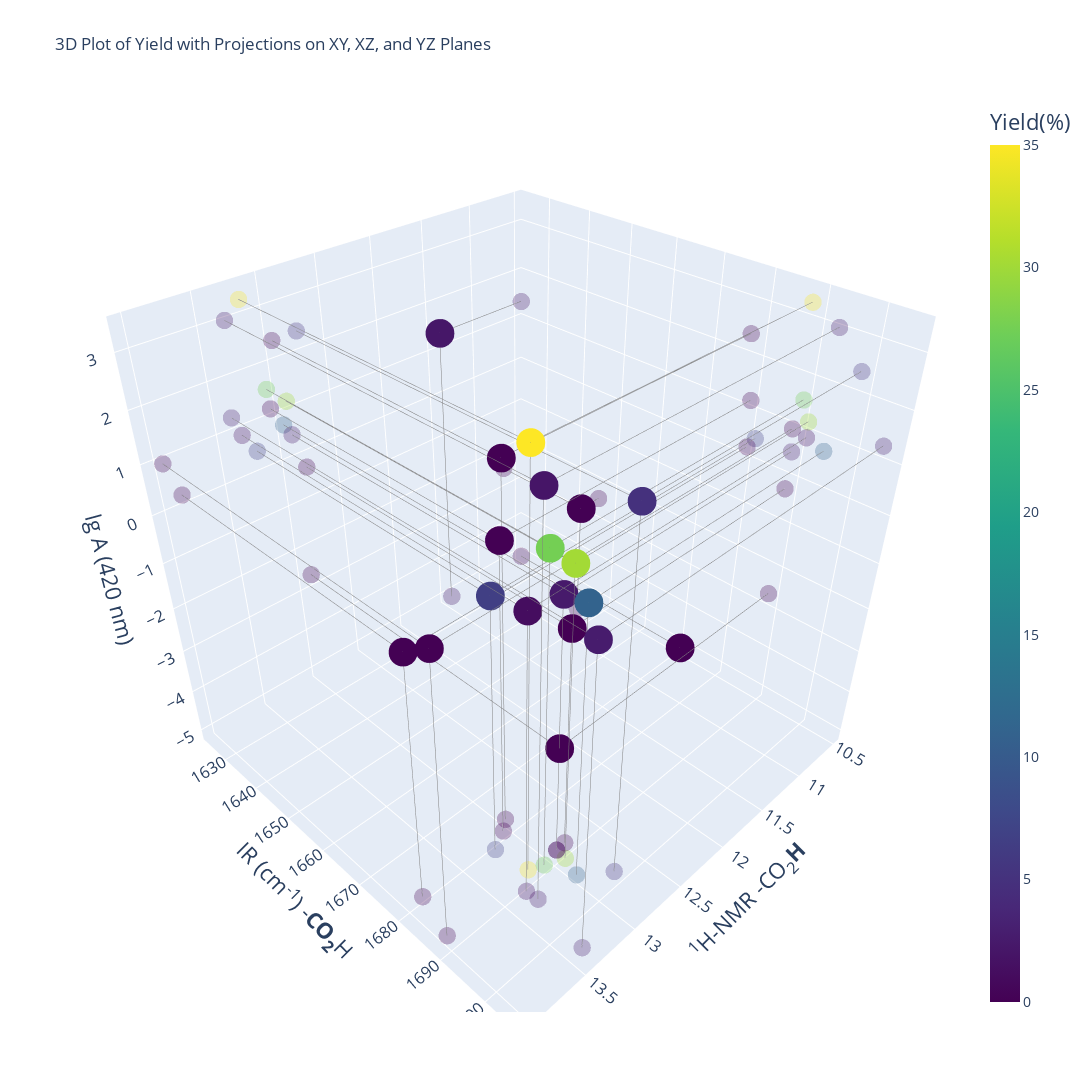

The code cell stored with this chart in its notebook:
### Code cell
#visualize the data in 3D

import pandas as pd
import plotly.express as px
import plotly.graph_objects as go

# Load the dataset
file_path = 'carboxylates.csv'  # Update the file path accordingly
df = pd.read_csv(file_path)

# Drop rows with missing values
df = df.dropna()

# Create a 3D scatter plot
features = ['1H-NMR CA proton', '13C-NMR CA carbon', 'IR unsymmetric CA stretching', 'pKa H2O', 'pKa DMSO', 'Absorbance at 420 nm (lgA)']
x = df[features[0]].to_numpy()
y = df[features[2]].to_numpy()
z = df[features[5]].to_numpy()
c = df['Yield'].to_numpy()

fig = go.Figure()

# Add the main 3D scatter plot
fig.add_trace(
    go.Scatter3d(
        x=x, y=y, z=z, mode='markers',
        marker=dict(size=10, color=c, colorscale='Viridis', colorbar=dict(title='Yield(%)',title_font=dict(size=22), tickfont=dict(size=14))),
        showlegend=False
    )
)

# Add projection on XY plane
fig.add_trace(
    go.Scatter3d(
        x=x, y=y, z=[min(z)]*len(z), mode='markers',
        marker=dict(size=6, symbol='circle', color=c, colorscale='Viridis', opacity=0.3),
        showlegend=False
    )
)

# Add projection on XZ plane
fig.add_trace(
    go.Scatter3d(
        x=x, y=[min(y)]*len(y), z=z, mode='markers',
        marker=dict(size=6, symbol='circle', color=c, colorscale='Viridis', opacity=0.3),
        showlegend=False
    )
)

# Add projection on YZ plane
fig.add_trace(
    go.Scatter3d(
        x=[min(x)]*len(x), y=y, z=z, mode='markers',
        marker=dict(size=6, symbol='circle', color=c, colorscale='Viridis', opacity=0.3),
        showlegend=False
    )
)

# Add guiding lines for projections
for i in range(len(x)):
    fig.add_trace(go.Scatter3d(x=[x[i], x[i]], y=[y[i], y[i]], z=[z[i], min(z)], mode='lines', line=dict(color='gray', width=1), showlegend=False))
    fig.add_trace(go.Scatter3d(x=[x[i], x[i]], y=[min(y), y[i]], z=[z[i], z[i]], mode='lines', line=dict(color='gray', width=1), showlegend=False))
    fig.add_trace(go.Scatter3d(x=[min(x), x[i]], y=[y[i], y[i]], z=[z[i], z[i]], mode='lines', line=dict(color='gray', width=1), showlegend=False))

# Update layout
fig.update_layout(
    scene=dict(
        xaxis_title='<sup>1</sup>H-NMR -CO<sub>2</sub><b>H</b>',
        yaxis_title='IR (cm<sup>-1</sup>) -<b>CO<sub>2</sub></b>H',
        zaxis_title='lg A (420 nm)',
        # caxis_title='Yield(%)',
        xaxis=dict(title_font=dict(size=22), tickfont=dict(size=14)),
        yaxis=dict(title_font=dict(size=22), tickfont=dict(size=14)),
        zaxis=dict(title_font=dict(size=22), tickfont=dict(size=14)),
        # caxis=dict(title_font=dict(size=22), tickfont=dict(size=14))
    ),
    title='3D Plot of Yield with Projections on XY, XZ, and YZ Planes',
    width=1200,
    height=1100
)

fig.show()

### Figure 1 — Plotly figure (JSON) as saved in the notebook; plotly's stock layout.template omitted (floating-point values rounded to 4 significant figures)
{"data": [{"marker": {"color": [30.14, 35, 11.1, 2, 0, 1.18, 2.46, 2.71, 0, 2.15, 6.56, 27.57, 0, 0, 0, 5, 0, 0, 0], "colorbar": {"tickfont": {"size": 14}, "title": {"font": {"size": 22}, "text": "Yield(%)"}}, "colorscale": [[0, "#440154"], [0.1111, "#482878"], [0.2222, "#3e4989"], [0.3333, "#31688e"], [0.4444, "#26828e"], [0.5556, "#1f9e89"], [0.6667, "#35b779"], [0.7778, "#6ece58"], [0.8889, "#b5de2b"], [1, "#fde725"]], "size": 10}, "mode": "markers", "showlegend": false, "type": "scatter3d", "x": [12.96, 13.22, 13.01, 13.35, 13.01, 13.36, 12.95, 13.42, 13.99, 11.46, 13.26, 13.11, 13.1, 13.9, 12.86, 12.8, 12.95, 10.53, 10.76], "y": [1692.0, 1689.0, 1695.0, 1694, 1678.0, 1692.0, 1689.0, 1705, 1689.0, 1625, 1682, 1690, 1680.0, 1681.0, 1689.0, 1699, 1689.0, 1671.0, 1647.0], "z": [1.262, 3.326, 0.8382, 3.059, 2.45, 0.9576, 0.5832, 1.352, 1.02, 1.419, 0.5465, 1.621, 1.238, 0.3201, -0.1805, 2.467, -2.532, -5, -2.33]}, {"marker": {"color": [30.14, 35, 11.1, 2, 0, 1.18, 2.46, 2.71, 0, 2.15, 6.56, 27.57, 0, 0, 0, 5, 0, 0, 0], "colorscale": [[0, "#440154"], [0.1111, "#482878"], [0.2222, "#3e4989"], [0.3333, "#31688e"], [0.4444, "#26828e"], [0.5556, "#1f9e89"], [0.6667, "#35b779"], [0.7778, "#6ece58"], [0.8889, "#b5de2b"], [1, "#fde725"]], "opacity": 0.3, "size": 6, "symbol": "circle"}, "mode": "markers", "showlegend": false, "type": "scatter3d", "x": [12.96, 13.22, 13.01, 13.35, 13.01, 13.36, 12.95, 13.42, 13.99, 11.46, 13.26, 13.11, 13.1, 13.9, 12.86, 12.8, 12.95, 10.53, 10.76], "y": [1692.0, 1689.0, 1695.0, 1694, 1678.0, 1692.0, 1689.0, 1705, 1689.0, 1625, 1682, 1690, 1680.0, 1681.0, 1689.0, 1699, 1689.0, 1671.0, 1647.0], "z": [-5, -5, -5, -5, -5, -5, -5, -5, -5, -5, -5, -5, -5, -5, -5, -5, -5, -5, -5]}, {"marker": {"color": [30.14, 35, 11.1, 2, 0, 1.18, 2.46, 2.71, 0, 2.15, 6.56, 27.57, 0, 0, 0, 5, 0, 0, 0], "colorscale": [[0, "#440154"], [0.1111, "#482878"], [0.2222, "#3e4989"], [0.3333, "#31688e"], [0.4444, "#26828e"], [0.5556, "#1f9e89"], [0.6667, "#35b779"], [0.7778, "#6ece58"], [0.8889, "#b5de2b"], [1, "#fde725"]], "opacity": 0.3, "size": 6, "symbol": "circle"}, "mode": "markers", "showlegend": false, "type": "scatter3d", "x": [12.96, 13.22, 13.01, 13.35, 13.01, 13.36, 12.95, 13.42, 13.99, 11.46, 13.26, 13.11, 13.1, 13.9, 12.86, 12.8, 12.95, 10.53, 10.76], "y": [1625, 1625, 1625, 1625, 1625, 1625, 1625, 1625, 1625, 1625, 1625, 1625, 1625, 1625, 1625, 1625, 1625, 1625, 1625], "z": [1.262, 3.326, 0.8382, 3.059, 2.45, 0.9576, 0.5832, 1.352, 1.02, 1.419, 0.5465, 1.621, 1.238, 0.3201, -0.1805, 2.467, -2.532, -5, -2.33]}, {"marker": {"color": [30.14, 35, 11.1, 2, 0, 1.18, 2.46, 2.71, 0, 2.15, 6.56, 27.57, 0, 0, 0, 5, 0, 0, 0], "colorscale": [[0, "#440154"], [0.1111, "#482878"], [0.2222, "#3e4989"], [0.3333, "#31688e"], [0.4444, "#26828e"], [0.5556, "#1f9e89"], [0.6667, "#35b779"], [0.7778, "#6ece58"], [0.8889, "#b5de2b"], [1, "#fde725"]], "opacity": 0.3, "size": 6, "symbol": "circle"}, "mode": "markers", "showlegend": false, "type": "scatter3d", "x": [10.53, 10.53, 10.53, 10.53, 10.53, 10.53, 10.53, 10.53, 10.53, 10.53, 10.53, 10.53, 10.53, 10.53, 10.53, 10.53, 10.53, 10.53, 10.53], "y": [1692.0, 1689.0, 1695.0, 1694, 1678.0, 1692.0, 1689.0, 1705, 1689.0, 1625, 1682, 1690, 1680.0, 1681.0, 1689.0, 1699, 1689.0, 1671.0, 1647.0], "z": [1.262, 3.326, 0.8382, 3.059, 2.45, 0.9576, 0.5832, 1.352, 1.02, 1.419, 0.5465, 1.621, 1.238, 0.3201, -0.1805, 2.467, -2.532, -5, -2.33]}, {"line": {"color": "gray", "width": 1}, "mode": "lines", "showlegend": false, "type": "scatter3d", "x": [12.96, 12.96], "y": [1692.0, 1692.0], "z": [1.262, -5]}, {"line": {"color": "gray", "width": 1}, "mode": "lines", "showlegend": false, "type": "scatter3d", "x": [12.96, 12.96], "y": [1625, 1692.0], "z": [1.262, 1.262]}, {"line": {"color": "gray", "width": 1}, "mode": "lines", "showlegend": false, "type": "scatter3d", "x": [10.53, 12.96], "y": [1692.0, 1692.0], "z": [1.262, 1.262]}, {"line": {"color": "gray", "width": 1}, "mode": "lines", "showlegend": false, "type": "scatter3d", "x": [13.22, 13.22], "y": [1689.0, 1689.0], "z": [3.326, -5]}, {"line": {"color": "gray", "width": 1}, "mode": "lines", "showlegend": false, "type": "scatter3d", "x": [13.22, 13.22], "y": [1625, 1689.0], "z": [3.326, 3.326]}, {"line": {"color": "gray", "width": 1}, "mode": "lines", "showlegend": false, "type": "scatter3d", "x": [10.53, 13.22], "y": [1689.0, 1689.0], "z": [3.326, 3.326]}, {"line": {"color": "gray", "width": 1}, "mode": "lines", "showlegend": false, "type": "scatter3d", "x": [13.01, 13.01], "y": [1695.0, 1695.0], "z": [0.8382, -5]}, {"line": {"color": "gray", "width": 1}, "mode": "lines", "showlegend": false, "type": "scatter3d", "x": [13.01, 13.01], "y": [1625, 1695.0], "z": [0.8382, 0.8382]}, {"line": {"color": "gray", "width": 1}, "mode": "lines", "showlegend": false, "type": "scatter3d", "x": [10.53, 13.01], "y": [1695.0, 1695.0], "z": [0.8382, 0.8382]}, {"line": {"color": "gray", "width": 1}, "mode": "lines", "showlegend": false, "type": "scatter3d", "x": [13.35, 13.35], "y": [1694, 1694], "z": [3.059, -5]}, {"line": {"color": "gray", "width": 1}, "mode": "lines", "showlegend": false, "type": "scatter3d", "x": [13.35, 13.35], "y": [1625, 1694], "z": [3.059, 3.059]}, {"line": {"color": "gray", "width": 1}, "mode": "lines", "showlegend": false, "type": "scatter3d", "x": [10.53, 13.35], "y": [1694, 1694], "z": [3.059, 3.059]}, {"line": {"color": "gray", "width": 1}, "mode": "lines", "showlegend": false, "type": "scatter3d", "x": [13.01, 13.01], "y": [1678.0, 1678.0], "z": [2.45, -5]}, {"line": {"color": "gray", "width": 1}, "mode": "lines", "showlegend": false, "type": "scatter3d", "x": [13.01, 13.01], "y": [1625, 1678.0], "z": [2.45, 2.45]}, {"line": {"color": "gray", "width": 1}, "mode": "lines", "showlegend": false, "type": "scatter3d", "x": [10.53, 13.01], "y": [1678.0, 1678.0], "z": [2.45, 2.45]}, {"line": {"color": "gray", "width": 1}, "mode": "lines", "showlegend": false, "type": "scatter3d", "x": [13.36, 13.36], "y": [1692.0, 1692.0], "z": [0.9576, -5]}, {"line": {"color": "gray", "width": 1}, "mode": "lines", "showlegend": false, "type": "scatter3d", "x": [13.36, 13.36], "y": [1625, 1692.0], "z": [0.9576, 0.9576]}, {"line": {"color": "gray", "width": 1}, "mode": "lines", "showlegend": false, "type": "scatter3d", "x": [10.53, 13.36], "y": [1692.0, 1692.0], "z": [0.9576, 0.9576]}, {"line": {"color": "gray", "width": 1}, "mode": "lines", "showlegend": false, "type": "scatter3d", "x": [12.95, 12.95], "y": [1689.0, 1689.0], "z": [0.5832, -5]}, {"line": {"color": "gray", "width": 1}, "mode": "lines", "showlegend": false, "type": "scatter3d", "x": [12.95, 12.95], "y": [1625, 1689.0], "z": [0.5832, 0.5832]}, {"line": {"color": "gray", "width": 1}, "mode": "lines", "showlegend": false, "type": "scatter3d", "x": [10.53, 12.95], "y": [1689.0, 1689.0], "z": [0.5832, 0.5832]}, {"line": {"color": "gray", "width": 1}, "mode": "lines", "showlegend": false, "type": "scatter3d", "x": [13.42, 13.42], "y": [1705, 1705], "z": [1.352, -5]}, {"line": {"color": "gray", "width": 1}, "mode": "lines", "showlegend": false, "type": "scatter3d", "x": [13.42, 13.42], "y": [1625, 1705], "z": [1.352, 1.352]}, {"line": {"color": "gray", "width": 1}, "mode": "lines", "showlegend": false, "type": "scatter3d", "x": [10.53, 13.42], "y": [1705, 1705], "z": [1.352, 1.352]}, {"line": {"color": "gray", "width": 1}, "mode": "lines", "showlegend": false, "type": "scatter3d", "x": [13.99, 13.99], "y": [1689.0, 1689.0], "z": [1.02, -5]}, {"line": {"color": "gray", "width": 1}, "mode": "lines", "showlegend": false, "type": "scatter3d", "x": [13.99, 13.99], "y": [1625, 1689.0], "z": [1.02, 1.02]}, {"line": {"color": "gray", "width": 1}, "mode": "lines", "showlegend": false, "type": "scatter3d", "x": [10.53, 13.99], "y": [1689.0, 1689.0], "z": [1.02, 1.02]}, {"line": {"color": "gray", "width": 1}, "mode": "lines", "showlegend": false, "type": "scatter3d", "x": [11.46, 11.46], "y": [1625, 1625], "z": [1.419, -5]}, {"line": {"color": "gray", "width": 1}, "mode": "lines", "showlegend": false, "type": "scatter3d", "x": [11.46, 11.46], "y": [1625, 1625], "z": [1.419, 1.419]}, {"line": {"color": "gray", "width": 1}, "mode": "lines", "showlegend": false, "type": "scatter3d", "x": [10.53, 11.46], "y": [1625, 1625], "z": [1.419, 1.419]}, {"line": {"color": "gray", "width": 1}, "mode": "lines", "showlegend": false, "type": "scatter3d", "x": [13.26, 13.26], "y": [1682, 1682], "z": [0.5465, -5]}, {"line": {"color": "gray", "width": 1}, "mode": "lines", "showlegend": false, "type": "scatter3d", "x": [13.26, 13.26], "y": [1625, 1682], "z": [0.5465, 0.5465]}, {"line": {"color": "gray", "width": 1}, "mode": "lines", "showlegend": false, "type": "scatter3d", "x": [10.53, 13.26], "y": [1682, 1682], "z": [0.5465, 0.5465]}, {"line": {"color": "gray", "width": 1}, "mode": "lines", "showlegend": false, "type": "scatter3d", "x": [13.11, 13.11], "y": [1690, 1690], "z": [1.621, -5]}, {"line": {"color": "gray", "width": 1}, "mode": "lines", "showlegend": false, "type": "scatter3d", "x": [13.11, 13.11], "y": [1625, 1690], "z": [1.621, 1.621]}, {"line": {"color": "gray", "width": 1}, "mode": "lines", "showlegend": false, "type": "scatter3d", "x": [10.53, 13.11], "y": [1690, 1690], "z": [1.621, 1.621]}, {"line": {"color": "gray", "width": 1}, "mode": "lines", "showlegend": false, "type": "scatter3d", "x": [13.1, 13.1], "y": [1680.0, 1680.0], "z": [1.238, -5]}, {"line": {"color": "gray", "width": 1}, "mode": "lines", "showlegend": false, "type": "scatter3d", "x": [13.1, 13.1], "y": [1625, 1680.0], "z": [1.238, 1.238]}, {"line": {"color": "gray", "width": 1}, "mode": "lines", "showlegend": false, "type": "scatter3d", "x": [10.53, 13.1], "y": [1680.0, 1680.0], "z": [1.238, 1.238]}, {"line": {"color": "gray", "width": 1}, "mode": "lines", "showlegend": false, "type": "scatter3d", "x": [13.9, 13.9], "y": [1681.0, 1681.0], "z": [0.3201, -5]}, {"line": {"color": "gray", "width": 1}, "mode": "lines", "showlegend": false, "type": "scatter3d", "x": [13.9, 13.9], "y": [1625, 1681.0], "z": [0.3201, 0.3201]}, {"line": {"color": "gray", "width": 1}, "mode": "lines", "showlegend": false, "type": "scatter3d", "x": [10.53, 13.9], "y": [1681.0, 1681.0], "z": [0.3201, 0.3201]}, {"line": {"color": "gray", "width": 1}, "mode": "lines", "showlegend": false, "type": "scatter3d", "x": [12.86, 12.86], "y": [1689.0, 1689.0], "z": [-0.1805, -5]}, {"line": {"color": "gray", "width": 1}, "mode": "lines", "showlegend": false, "type": "scatter3d", "x": [12.86, 12.86], "y": [1625, 1689.0], "z": [-0.1805, -0.1805]}, {"line": {"color": "gray", "width": 1}, "mode": "lines", "showlegend": false, "type": "scatter3d", "x": [10.53, 12.86], "y": [1689.0, 1689.0], "z": [-0.1805, -0.1805]}, {"line": {"color": "gray", "width": 1}, "mode": "lines", "showlegend": false, "type": "scatter3d", "x": [12.8, 12.8], "y": [1699, 1699], "z": [2.467, -5]}, {"line": {"color": "gray", "width": 1}, "mode": "lines", "showlegend": false, "type": "scatter3d", "x": [12.8, 12.8], "y": [1625, 1699], "z": [2.467, 2.467]}, {"line": {"color": "gray", "width": 1}, "mode": "lines", "showlegend": false, "type": "scatter3d", "x": [10.53, 12.8], "y": [1699, 1699], "z": [2.467, 2.467]}, {"line": {"color": "gray", "width": 1}, "mode": "lines", "showlegend": false, "type": "scatter3d", "x": [12.95, 12.95], "y": [1689.0, 1689.0], "z": [-2.532, -5]}, {"line": {"color": "gray", "width": 1}, "mode": "lines", "showlegend": false, "type": "scatter3d", "x": [12.95, 12.95], "y": [1625, 1689.0], "z": [-2.532, -2.532]}, {"line": {"color": "gray", "width": 1}, "mode": "lines", "showlegend": false, "type": "scatter3d", "x": [10.53, 12.95], "y": [1689.0, 1689.0], "z": [-2.532, -2.532]}, {"line": {"color": "gray", "width": 1}, "mode": "lines", "showlegend": false, "type": "scatter3d", "x": [10.53, 10.53], "y": [1671.0, 1671.0], "z": [-5, -5]}, {"line": {"color": "gray", "width": 1}, "mode": "lines", "showlegend": false, "type": "scatter3d", "x": [10.53, 10.53], "y": [1625, 1671.0], "z": [-5, -5]}, {"line": {"color": "gray", "width": 1}, "mode": "lines", "showlegend": false, "type": "scatter3d", "x": [10.53, 10.53], "y": [1671.0, 1671.0], "z": [-5, -5]}, {"line": {"color": "gray", "width": 1}, "mode": "lines", "showlegend": false, "type": "scatter3d", "x": [10.76, 10.76], "y": [1647.0, 1647.0], "z": [-2.33, -5]}, {"line": {"color": "gray", "width": 1}, "mode": "lines", "showlegend": false, "type": "scatter3d", "x": [10.76, 10.76], "y": [1625, 1647.0], "z": [-2.33, -2.33]}, {"line": {"color": "gray", "width": 1}, "mode": "lines", "showlegend": false, "type": "scatter3d", "x": [10.53, 10.76], "y": [1647.0, 1647.0], "z": [-2.33, -2.33]}], "layout": {"height": 1100, "scene": {"xaxis": {"tickfont": {"size": 14}, "title": {"font": {"size": 22}, "text": "<sup>1</sup>H-NMR -CO<sub>2</sub><b>H</b>"}}, "yaxis": {"tickfont": {"size": 14}, "title": {"font": {"size": 22}, "text": "IR (cm<sup>-1</sup>) -<b>CO<sub>2</sub></b>H"}}, "zaxis": {"tickfont": {"size": 14}, "title": {"font": {"size": 22}, "text": "lg A (420 nm)"}}}, "title": {"text": "3D Plot of Yield with Projections on XY, XZ, and YZ Planes"}, "width": 1200}}
